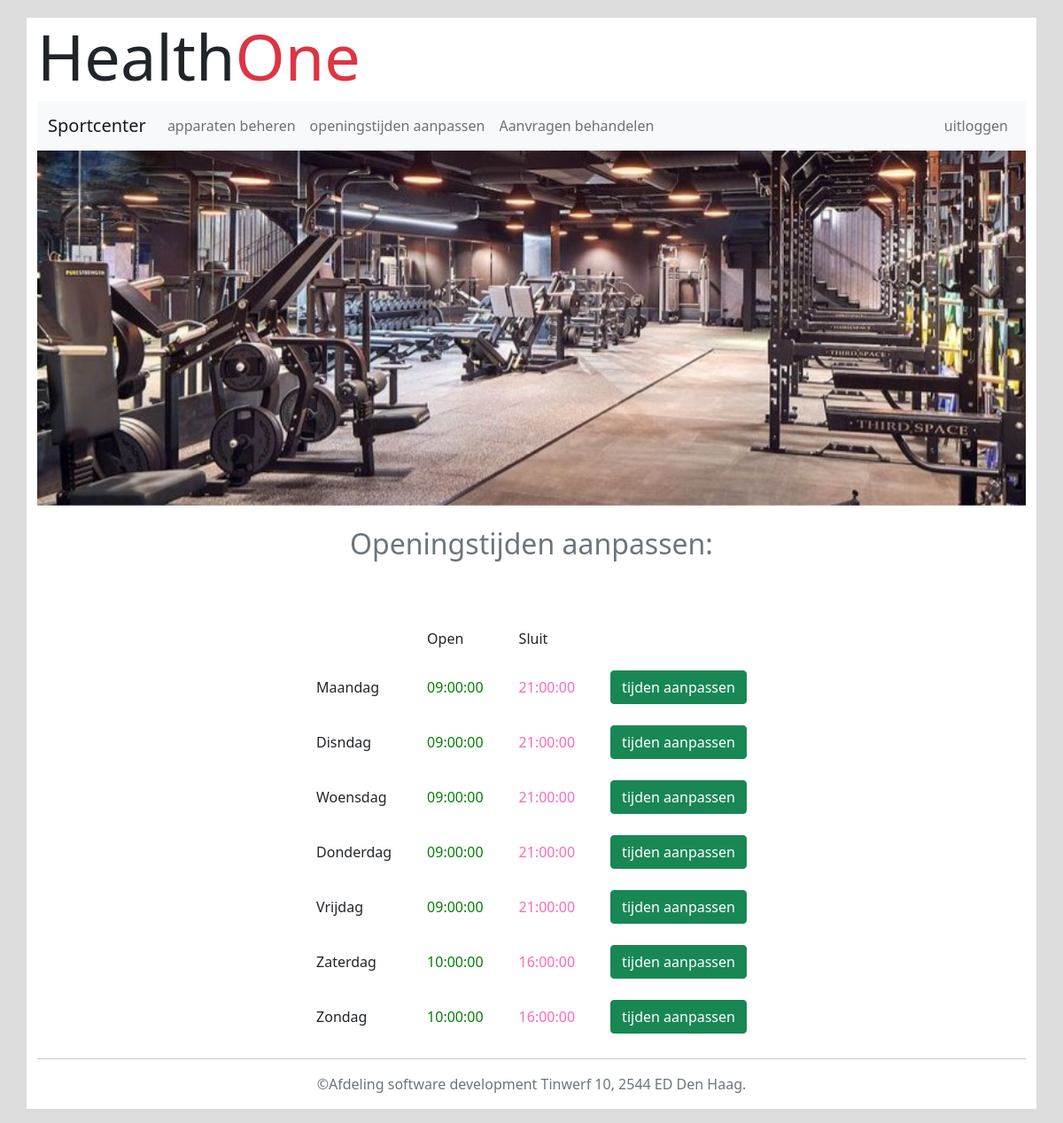
The page /admin/openingstijden-aanpassen (signed in) on the database its author committed.
### tables this page shows
CREATE TABLE `opening_times` (
  `id` int(11) NOT NULL,
  `day` varchar(255) NOT NULL,
  `opening` time NOT NULL,
  `closing` time NOT NULL
);

### Modules/OpeningTimes.php (called while the page is built, shortened)
<?php
require_once 'Database.php';
function getTimes(){
    try{
        global $pdo;
        $query=$pdo->prepare('SELECT * FROM opening_times');
        $query->execute();
        $openingTimes=$query->fetchAll(PDO::FETCH_CLASS);
        return $openingTimes;
    }
    catch (PDOException $e){
        echo $e->getMessege();
    }
}

### Templates/openingstijden-master-page.php (the view, shortened to what this page needs)
<!doctype html>
<html lang="en">
<head>
    <?php
    include_once ('../Templates/defaults/head.php');
    require_once ('../Modules/OpeningTimes.php');
    ?>
</head>
<body>
<div class="container">
    <?php
    include_once ('defaults/header.php');
    include_once ('defaults/adminpageMenu.php');
    include_once ('defaults/pictures.php');
    $times=getTimes();
    ?>
    <div class="container">
        <h2 class="text-center text-secondary py-2">Openingstijden aanpassen:</h2>
        <br><br>
        <table>
            <tr>
                <td> </td>
                <td>Open</td>
                <td>Sluit</td>
            </tr>
            <?php
            foreach ($times as $time){
                echo"
                <tr>
                <td>$time->day</td>
                <td class='opening'>$time->opening</td>
                <td class='sluiten'>$time->closing</td>
                <td>
                <a class='btn btn-success' href='openingstijden-detail-page/$time->id'>tijden aanpassen</a>
                </td>
                </tr>
                ";
            }
            ?>
        </table>
    </div>
    <hr>
    <?php
    include ('../Templates/defaults/footer.php');
    ?>
</div>
</body>
</html>

### public/css/style.css (style rules this page uses)
body { background-color: gainsboro }
.container { background-color: white; }

### Templates/openingstijden-master-page.php (style rules this page uses)
table { display: flex; align-items: center; justify-content: center; flex-direction: column; }
tr, td { padding: 12px 20px; }
.opening { color:green; }
.sluiten { color: hotpink; }

### rows shown on the page
opening_times: day "Maandag", opening "09:00:00", closing "21:00:00"
opening_times: day "Disndag", opening "09:00:00", closing "21:00:00"
opening_times: day "Woensdag", opening "09:00:00", closing "21:00:00"
opening_times: day "Donderdag", opening "09:00:00", closing "21:00:00"
opening_times: day "Vrijdag", opening "09:00:00", closing "21:00:00"
opening_times: day "Zaterdag", opening "10:00:00", closing "16:00:00"
opening_times: day "Zondag", opening "10:00:00", closing "16:00:00"
